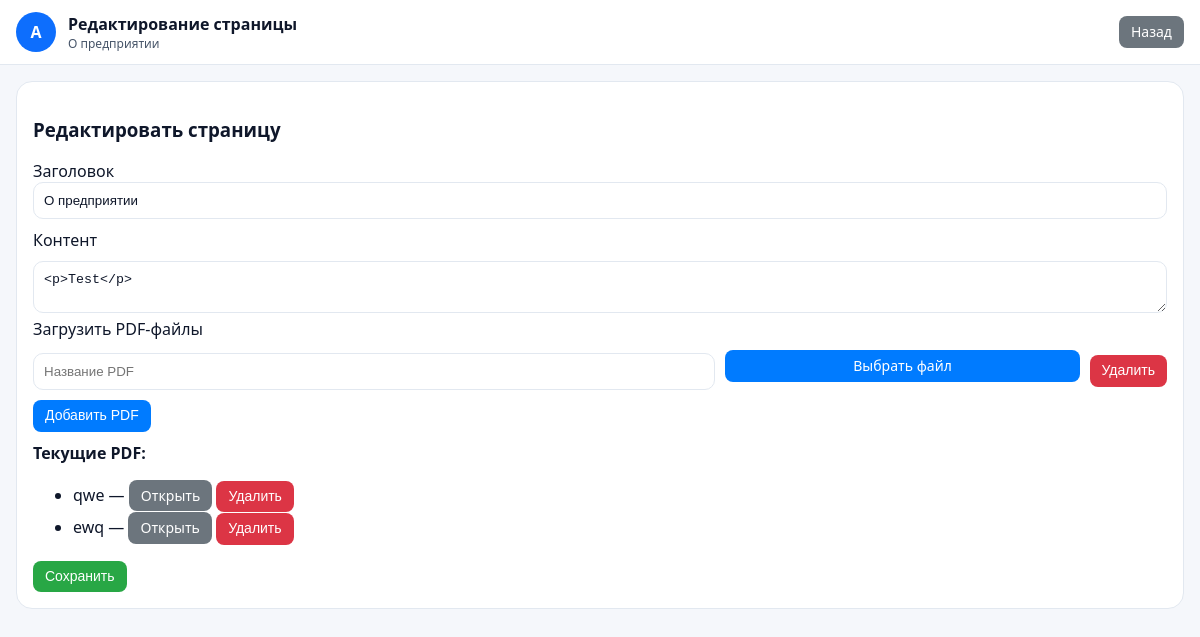
Before: /admin/page/edit/21 (signed in) with the older database file.
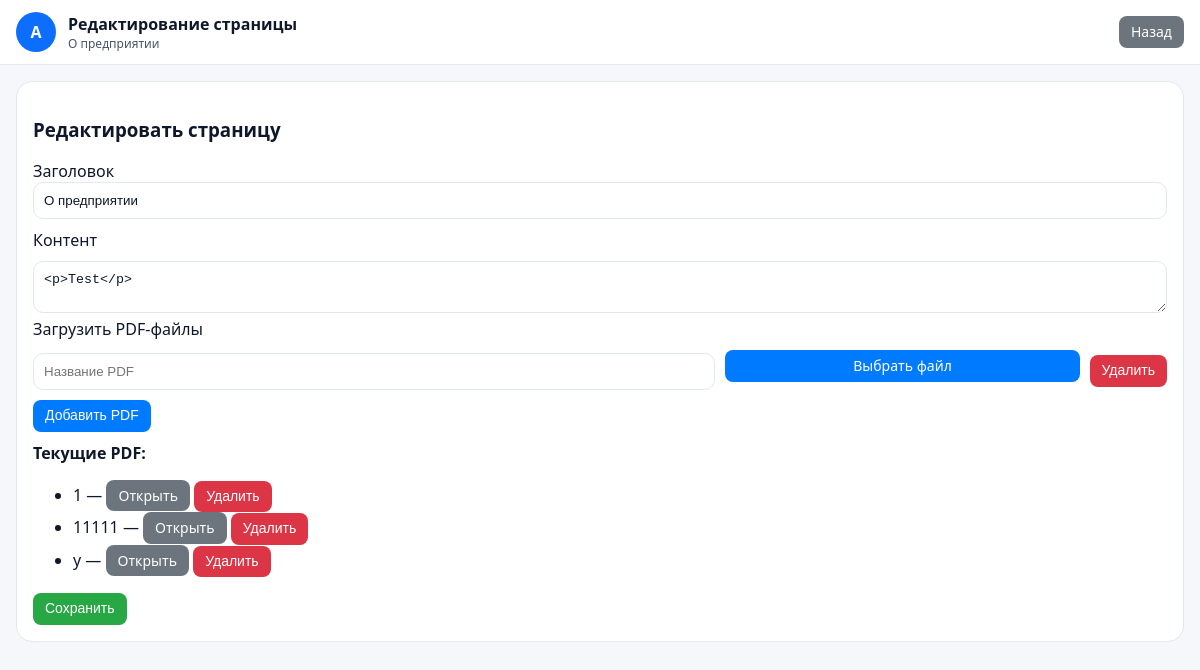
After: the same page with the newer database file.
### tables this page shows
CREATE TABLE pages(
        id INTEGER PRIMARY KEY AUTOINCREMENT,
        title TEXT NOT NULL,
        content TEXT,
        image_path TEXT,
        pdf_path TEXT
    );

CREATE TABLE page_pdfs(
            id INTEGER PRIMARY KEY AUTOINCREMENT,
            page_id INTEGER NOT NULL,
            file_path TEXT NOT NULL,
            title TEXT NOT NULL,
            FOREIGN KEY(page_id) REFERENCES pages(id)
        );

### app.py (the view, shortened to what this page needs)
@app.route("/admin/page/edit/<int:pid>", methods=["GET", "POST"])
def admin_page_edit(pid):
    redir = require_auth()
    if redir: return redir
    conn = db()
    page_row = conn.execute("SELECT * FROM pages WHERE id=?", (pid,)).fetchone()
    if not page_row:
        conn.close()
        return "Страница не найдена", 404
    pdfs = conn.execute("SELECT * FROM page_pdfs WHERE page_id=?", (pid,)).fetchall()
    conn.close()
    return render_template("admin_page_edit.html", page=dict(page_row), pdfs=pdfs)

### app.py (called while the page is built)
def db():
    conn = sqlite3.connect(DB_PATH)
    conn.row_factory = sqlite3.Row
    return conn

@app.context_processor
def inject_theme():
    return {"current_theme": "light"}

def require_auth():
    if not session.get("auth"):
        return redirect(url_for("login"))
    return None

### templates/admin_page_edit.html (shortened to what this page needs)
{% extends 'base.html' %}
{% block body %}
<header class="topbar">
  <div class="brand">
    <div class="logo-circle">A</div>
    <div class="org">
      <div class="org-title">Редактирование страницы</div>
      <div class="org-sub">{{ page['title'] }}</div>
    </div>
  </div>
  <a class="btn btn-secondary" href="{{ url_for('admin') }}">Назад</a>
</header>
<main class="admin-main">
  <section class="card">
    <h3>Редактировать страницу</h3>
    <form class="form" id="adminForm" action="{{ url_for('admin_page_edit', pid=page['id']) }}" method="post" enctype="multipart/form-data">
      <label>Заголовок
        <input name="title" value="{{ page['title'] }}" required>
      </label>
      <label>Контент</label>
      <textarea id="content" name="content">{{ page['content'] or '' }}</textarea>
      <label>Загрузить PDF-файлы</label>
      <div id="pdfUploads">
        <div class="pdf-upload">
          <input type="text" name="pdf_titles[]" placeholder="Название PDF" class="pdf-title-input">
          <label class="btn btn-primary custom-file-label">
            Выбрать файл
          </label>
          <button type="button" class="btn btn-danger" onclick="removePdfField(this)">Удалить</button>
        </div>
      </div>
      <button type="button" class="btn btn-primary" id="addPdfBtn">Добавить PDF</button>
      {% if pdfs %}
        <div style="margin-top:10px;">
          <strong>Текущие PDF:</strong>
          <ul id="existingPdfs">
            {% for pdf in pdfs %}
              <li data-pdf-id="{{ pdf['id'] }}">
                {{ pdf['title'] }} —
                <a class="btn btn-secondary" href="{{ url_for('uploads', filename=pdf['file_path']) }}" target="_blank">Открыть</a>
                <button type="button" class="btn btn-danger delete-existing-pdf">Удалить</button>
              </li>
            {% endfor %}
          </ul>
        </div>
      {% else %}
        <div style="margin-top:5px; color:#888;">PDF отсутствует</div>
      {% endif %}
      <button class="btn btn-success" type="submit">Сохранить</button>
    </form>
  </section>
</main>
{% endblock %}

### templates/base.html (shortened to what this page needs)
<!DOCTYPE html>
<html lang="ru" data-theme="{{ current_theme }}">
<head>
  <link rel="stylesheet" href="{{ url_for('static', filename='css/theme.css') }}">
</head>
<body class="theme-{{ current_theme }}">
  {% block body %}{% endblock %}
</body>
</html>

### static/css/theme.css (style rules this page uses)
:root { --bg: #f5f7fb; --fg: #0f172a; --muted: #475569; --card: #ffffff; --primary: #0d6efd; --border: #e2e8f0; }
* { box-sizing: border-box; }
html, body { height: 100%; }
body { margin: 0; background: var(--bg); color: var(--fg); font-family: system-ui, -apple-system, Segoe UI, Roboto, Arial, sans-serif; }
.topbar, .bottombar { display: flex; align-items: center; gap: 12px; padding: 12px 16px; border-bottom: 1px solid var(--border); background: var(--card); }
.brand { display: flex; align-items: center; gap: 12px; }
.logo-circle { width: 40px; height: 40px; border-radius: 50%; background: var(--primary); color: #fff; display:flex; align-items:center; justify-content:center; font-weight: 700; }
.org-title { font-weight: 700; }
.org-sub { color: var(--muted); font-size: 12px; }
.btn, .btn-outline { padding: 8px 14px; border-radius: 10px; text-decoration: none; display: inline-flex; align-items: center; gap: 8px; }
.btn { background: var(--primary); color: white; border: none; }
.admin-main { padding: 16px; display: grid; gap: 16px; }
.card { background: var(--card); border: 1px solid var(--border); border-radius: 16px; padding: 16px; }
.form label { display:block; margin-bottom: 10px; }
.form input, .form textarea, .form select { width: 100%; padding: 10px; border: 1px solid var(--border); border-radius: 10px; background: transparent; color: var(--fg); }

### templates/admin_page_edit.html (style rules this page uses)
.pdf-upload { display:flex; gap:10px; margin-bottom:8px; align-items:center; }
.pdf-title-input { flex:2; }
.custom-file-label { flex:1; cursor:pointer; text-align:center; }
.btn { display:inline-block; padding:6px 12px; font-size:14px; line-height:1.4; border-radius:8px; border:none; text-decoration:none; text-align:center; cursor:pointer; transition:background 0.2s; }
.btn-primary { background:#007bff; color:white; }
.btn-secondary { background:#6c757d; color:white; }
.btn-danger { background:#dc3545; color:white; }
.btn-success { background:#28a745; color:white; }
#existingPdfs .btn.btn-secondary { padding:6px 12px; font-size:14px; }

Changed rows visible on the page:
removed page_pdfs: title "qwe"
removed page_pdfs: title "ewq"
added page_pdfs: title "1"
added page_pdfs: title "11111"
added page_pdfs: title "у"
